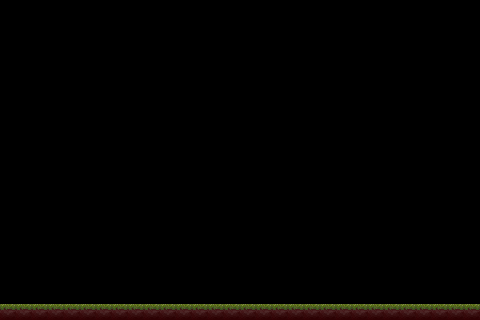

Rendered tile map (Tiled .tmx) drawn with the repository's tilesets; below, a short description and the full map source, tile grids included:
An orthogonal 30x20 tile map with 16x16 px tiles, 1 tile layer (Tile Layer 1).

<map version="1.10" tiledversion="1.10.1" orientation="orthogonal" renderorder="right-down" width="30" height="20" tilewidth="16" tileheight="16" infinite="0" nextlayerid="3" nextobjectid="1">
 <tileset firstgid="1" source="tileset.tsx" />
 <layer id="1" name="Tile Layer 1" width="30" height="20">
  <data encoding="csv">
0,0,0,0,0,0,0,0,0,0,0,0,0,0,0,0,0,0,0,0,0,0,0,0,0,0,0,0,0,0,
0,0,0,0,0,0,0,0,0,0,0,0,0,0,0,0,0,0,0,0,0,0,0,0,0,0,0,0,0,0,
0,0,0,0,0,0,0,0,0,0,0,0,0,0,0,0,0,0,0,0,0,0,0,0,0,0,0,0,0,0,
0,0,0,0,0,0,0,0,0,0,0,0,0,0,0,0,0,0,0,0,0,0,0,0,0,0,0,0,0,0,
0,0,0,0,0,0,0,0,0,0,0,0,0,0,0,0,0,0,0,0,0,0,0,0,0,0,0,0,0,0,
0,0,0,0,0,0,0,0,0,0,0,0,0,0,0,0,0,0,0,0,0,0,0,0,0,0,0,0,0,0,
0,0,0,0,0,0,0,0,0,0,0,0,0,0,0,0,0,0,0,0,0,0,0,0,0,0,0,0,0,0,
0,0,0,0,0,0,0,0,0,0,0,0,0,0,0,0,0,0,0,0,0,0,0,0,0,0,0,0,0,0,
0,0,0,0,0,0,0,0,0,0,0,0,0,0,0,0,0,0,0,0,0,0,0,0,0,0,0,0,0,0,
0,0,0,0,0,0,0,0,0,0,0,0,0,0,0,0,0,0,0,0,0,0,0,0,0,0,0,0,0,0,
0,0,0,0,0,0,0,0,0,0,0,0,0,0,0,0,0,0,0,0,0,0,0,0,0,0,0,0,0,0,
0,0,0,0,0,0,0,0,0,0,0,0,0,0,0,0,0,0,0,0,0,0,0,0,0,0,0,0,0,0,
0,0,0,0,0,0,0,0,0,0,0,0,0,0,0,0,0,0,0,0,0,0,0,0,0,0,0,0,0,0,
0,0,0,0,0,0,0,0,0,0,0,0,0,0,0,0,0,0,0,0,0,0,0,0,0,0,0,0,0,0,
0,0,0,0,0,0,0,0,0,0,0,0,0,0,0,0,0,0,0,0,0,0,0,0,0,0,0,0,0,0,
0,0,0,0,0,0,0,0,0,0,0,0,0,0,0,0,0,0,0,0,0,0,0,0,0,0,0,0,0,0,
0,0,0,0,0,0,0,0,0,0,0,0,0,0,0,0,0,0,0,0,0,0,0,0,0,0,0,0,0,0,
0,0,0,0,0,0,0,0,0,0,0,0,0,0,0,0,0,0,0,0,0,0,0,0,0,0,0,0,0,0,
0,0,0,0,0,0,0,0,0,0,0,0,0,0,0,0,0,0,0,0,0,0,0,0,0,0,0,0,0,0,
5,5,5,5,5,5,5,5,5,5,5,5,5,5,5,5,5,5,5,5,5,5,5,5,5,5,5,5,5,5
</data>
 </layer>
 <objectgroup id="2" name="Object Layer 1" />
</map>
